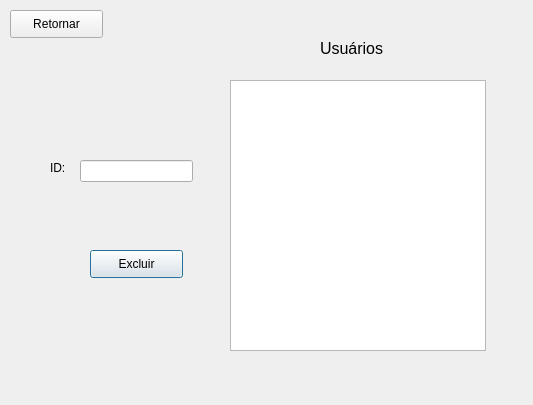
<?xml version="1.0" encoding="UTF-8"?>
<ui version="4.0">
 <class>Dialog</class>
 <widget class="QDialog" name="Dialog">
  <property name="geometry">
   <rect>
    <x>0</x>
    <y>0</y>
    <width>533</width>
    <height>405</height>
   </rect>
  </property>
  <property name="windowTitle">
   <string>Dialog</string>
  </property>
  <widget class="QLabel" name="label">
   <property name="geometry">
    <rect>
     <x>50</x>
     <y>160</y>
     <width>31</width>
     <height>16</height>
    </rect>
   </property>
   <property name="text">
    <string>ID:</string>
   </property>
  </widget>
  <widget class="QLineEdit" name="lineEdit">
   <property name="geometry">
    <rect>
     <x>80</x>
     <y>160</y>
     <width>113</width>
     <height>22</height>
    </rect>
   </property>
  </widget>
  <widget class="QTableView" name="tableView">
   <property name="geometry">
    <rect>
     <x>230</x>
     <y>80</y>
     <width>256</width>
     <height>271</height>
    </rect>
   </property>
  </widget>
  <widget class="QLabel" name="label_2">
   <property name="geometry">
    <rect>
     <x>320</x>
     <y>40</y>
     <width>81</width>
     <height>16</height>
    </rect>
   </property>
   <property name="font">
    <font>
     <pointsize>12</pointsize>
    </font>
   </property>
   <property name="text">
    <string>Usuários</string>
   </property>
  </widget>
  <widget class="QPushButton" name="pushButton">
   <property name="geometry">
    <rect>
     <x>90</x>
     <y>250</y>
     <width>93</width>
     <height>28</height>
    </rect>
   </property>
   <property name="text">
    <string>Excluir</string>
   </property>
   <property name="default">
    <bool>false</bool>
   </property>
   <property name="flat">
    <bool>false</bool>
   </property>
  </widget>
  <widget class="QPushButton" name="pushButton_2">
   <property name="geometry">
    <rect>
     <x>10</x>
     <y>10</y>
     <width>93</width>
     <height>28</height>
    </rect>
   </property>
   <property name="text">
    <string>Retornar</string>
   </property>
  </widget>
 </widget>
 <resources/>
 <connections/>
</ui>
